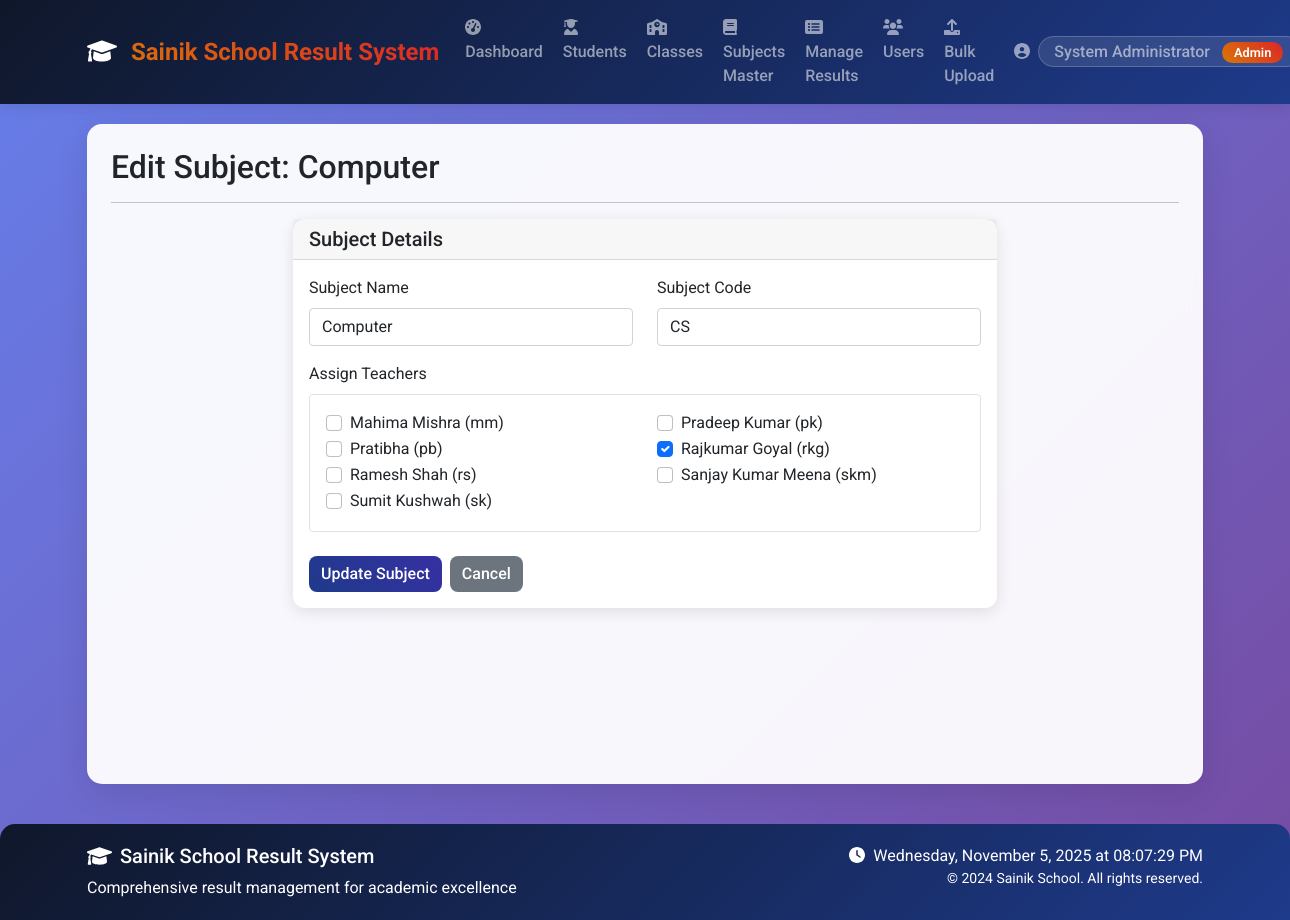
/admin/edit_subject_master/1 (signed in), run on the app's committed database.
### tables this page shows
CREATE TABLE users (
            id INTEGER PRIMARY KEY AUTOINCREMENT,
            username TEXT UNIQUE NOT NULL,
            password TEXT NOT NULL,
            role TEXT NOT NULL CHECK(role IN ('admin', 'teacher', 'student')),
            name TEXT NOT NULL,
            email TEXT,
            created_at TIMESTAMP DEFAULT CURRENT_TIMESTAMP
        , student_id INTEGER REFERENCES students(id));

CREATE TABLE subjects (
            id INTEGER PRIMARY KEY AUTOINCREMENT,
            subject_name TEXT NOT NULL UNIQUE,
            subject_code TEXT UNIQUE
        );

### app.py (the view)
@app.route('/admin/edit_subject_master/<int:subject_id>')
@login_required
def edit_subject_master(subject_id):
    if current_user.role != 'admin':
        flash('Access denied!', 'danger')
        return redirect(url_for('index'))
    subject = Subject.get_subject_by_id(subject_id)
    if not subject:
        flash('Subject not found!', 'danger')
        return redirect(url_for('manage_subjects_master'))
    all_teachers = User.get_teachers()
    assigned_teachers_raw = Subject.get_teachers_for_subject(subject_id)
    assigned_teacher_ids = {t['id'] for t in assigned_teachers_raw}
    return render_template('edit_subject.html',
                         subject=subject,
                         all_teachers=all_teachers,
                         assigned_teacher_ids=assigned_teacher_ids)

### app.py (called while the page is built)
@login_manager.user_loader
def load_user(user_id):
    return LoginUser.get(user_id)

### auth.py (called while the page is built)
    @staticmethod
    def get(user_id):
        user = User.get_by_id(user_id)
        if user:
            return LoginUser(user.id, user.username, user.role, user.name)
        return None

### database.py (called while the page is built)
def get_db_connection():
    conn = sqlite3.connect('school_results.db')
    conn.row_factory = sqlite3.Row
    return conn

### models.py (called while the page is built)
    @staticmethod
    def get_by_id(user_id):
        conn = get_db_connection()
        user = conn.execute(
            'SELECT * FROM users WHERE id = ?', (user_id,)
        ).fetchone()
        conn.close()
        if user:
            return User(
                id=user['id'],
                username=user['username'],
                password=user['password'],
                role=user['role'],
                name=user['name'],
                email=user['email']
            )
        return None

    @staticmethod
    def get_teachers():
        conn = get_db_connection()
        teachers = conn.execute(
            'SELECT * FROM users WHERE role = "teacher" ORDER BY name'
        ).fetchall()
        conn.close()
        return teachers

    @staticmethod
    def get_subject_by_id(subject_id):
        conn = get_db_connection()
        subject = conn.execute(
            'SELECT * FROM subjects WHERE id = ?', (subject_id,)
        ).fetchone()
        conn.close()
        return subject

    @staticmethod
    def get_teachers_for_subject(subject_id):
        conn = get_db_connection()
        teachers = conn.execute('''
            SELECT u.id, u.name, u.username
            FROM users u
            JOIN teacher_subject_assignments tsa ON u.id = tsa.teacher_id
            WHERE tsa.subject_id = ? AND u.role = 'teacher'
            ORDER BY u.name
        ''', (subject_id,)).fetchall()
        conn.close()
        return teachers

### templates/edit_subject.html (shortened to what this page needs)
{% extends "base.html" %}
{% block content %}
<div class="row">
    <div class="col-12">
        <h2>Edit Subject: {{ subject.subject_name }}</h2>
        <hr>
    </div>
</div>
<div class="row">
    <div class="col-md-8 offset-md-2">
        <div class="card">
            <div class="card-header">
                <h5 class="card-title mb-0">Subject Details</h5>
            </div>
            <div class="card-body">
                <form id="editSubjectForm"
                      action="{{ url_for('update_subject_master', subject_id=subject.id) }}"
                      method="POST">
                    <div class="row">
                        <div class="col-md-6 mb-3">
                            <label for="subject_name" class="form-label">Subject Name</label>
                            <input type="text" class="form-control" id="subject_name" name="subject_name" value="{{ subject.subject_name }}" required>
                        </div>
                        <div class="col-md-6 mb-3">
                            <label for="subject_code" class="form-label">Subject Code</label>
                            <input type="text" class="form-control" id="subject_code" name="subject_code" value="{{ subject.subject_code }}" required>
                        </div>
                    </div>
                    <div class="mb-3">
                        <label class="form-label">Assign Teachers</label>
                        <div class="teacher-checklist border rounded p-3" style="max-height: 250px; overflow-y: auto;">
                            <div class="row">
                                {% for teacher in all_teachers %}
                                <div class="col-md-6">
                                    <div class="form-check">
                                        <input class="form-check-input"
                                               type="checkbox"
                                               name="teachers"
                                               value="{{ teacher.id }}"
                                               id="teacher-{{ teacher.id }}"
                                               {% if teacher.id in assigned_teacher_ids %}checked{% endif %}>
                                        <label class="form-check-label" for="teacher-{{ teacher.id }}">
                                            {{ teacher.name }} ({{ teacher.username }})
                                        </label>
                                    </div>
                                </div>
                                {% else %}
                                <p class="text-muted">No teachers found in the system.</p>
                                {% endfor %}
                            </div>
                        </div>
                    </div>
                    <div class="d-flex gap-2 mt-4">
                        <button type="submit" class="btn btn-primary">Update Subject</button>
                        <a href="{{ url_for('manage_subjects_master') }}" class="btn btn-secondary">Cancel</a>
                    </div>
                </form>
            </div>
        </div>
    </div>
</div>
{% endblock %}

### templates/base.html (shortened to what this page needs)
<!DOCTYPE html>
<html lang="en">
<head>
    <link href="https://cdn.jsdelivr.net/npm/bootstrap@5.1.3/dist/css/bootstrap.min.css" rel="stylesheet">
    <link rel="stylesheet" href="https://cdnjs.cloudflare.com/ajax/libs/font-awesome/6.0.0/css/all.min.css">
</head>
<body>
    <nav class="navbar navbar-expand-lg navbar-dark bg-primary sticky-top">
        <div class="container">
            <a class="navbar-brand" href="{{ url_for('index') }}">
                <i class="fas fa-graduation-cap me-2"></i>
                Sainik School Result System
            </a>
            <div class="collapse navbar-collapse" id="navbarNav">
                <ul class="navbar-nav me-auto">
                    {% if current_user.is_authenticated %}
                        {% if current_user.role == 'admin' %}
                            <li class="nav-item">
                                <a class="nav-link" href="{{ url_for('admin_dashboard') }}">
                                    <i class="fas fa-tachometer-alt me-1"></i>Dashboard
                                </a>
                            </li>
                            <li class="nav-item">
                                <a class="nav-link" href="{{ url_for('manage_students') }}">
                                    <i class="fas fa-user-graduate me-1"></i>Students
                                </a>
                            </li>
                            <li class="nav-item">
                                <a class="nav-link" href="{{ url_for('manage_classes') }}">
                                    <i class="fas fa-school me-1"></i>Classes
                                </a>
                            </li>
                            <li class="nav-item">
                                <a class="nav-link" href="{{ url_for('manage_subjects_master') }}">
                                    <i class="fas fa-book me-1"></i>Subjects Master
                                </a>
                            </li>
                            <li class="nav-item">
                                <a class="nav-link" href="{{ url_for('manage_all_results') }}">
                                    <i class="fas fa-list-alt me-1"></i>Manage Results
                                </a>
                            </li>
                            <li class="nav-item">
                                <a class="nav-link" href="{{ url_for('manage_users') }}">
                                    <i class="fas fa-users me-1"></i>Users
                                </a>
                            </li>
                            <li class="nav-item">
                                <a class="nav-link" href="{{ url_for('upload_data') }}">
                                    <i class="fas fa-upload me-1"></i>Bulk Upload
                                </a>
                            </li>
                        {% endif %}
                    {% endif %}
                </ul>
                <div class="navbar-nav ms-auto">
                    {% if current_user.is_authenticated %}
                        <div class="nav-item dropdown">
                            <a class="nav-link dropdown-toggle" href="#" id="navbarDropdown" role="button" data-bs-toggle="dropdown">
                                <i class="fas fa-user-circle me-1"></i>
                                <span class="welcome-text">
                                    {{ current_user.name }}
                                    <span class="role-badge ms-2">{{ current_user.role|title }}</span>
                                </span>
                            </a>
                        </div>
                    {% else %}
                        <a class="nav-link" href="{{ url_for('login') }}">
                            <i class="fas fa-sign-in-alt me-1"></i>Login
                        </a>
                    {% endif %}
                </div>
            </div>
        </div>
    </nav>
    <div class="container">
        <div class="main-container p-4">
            {% block content %}{% endblock %}
        </div>
    </div>
    <footer class="footer">
        <div class="container">
            <div class="row">
                <div class="col-md-6">
                    <h5><i class="fas fa-graduation-cap me-2"></i>Sainik School Result System</h5>
                    <p class="mb-0">Comprehensive result management for academic excellence</p>
                </div>
                <div class="col-md-6 text-md-end">
                    <p class="mb-0">
                        <i class="fas fa-clock me-1"></i>
                        <span id="current-time"></span>
                    </p>
                    <p class="mb-0 small">
                        &copy; 2024 Sainik School. All rights reserved.
                    </p>
                </div>
            </div>
        </div>
    </footer>
</body>
</html>

### templates/base.html (style rules this page uses)
:root { --sainik-blue: #1e3a8a; --sainik-red: #dc2626; --sainik-gold: #d97706; --sainik-dark: #0f172a; }
body { font-family: 'Roboto', sans-serif; background: linear-gradient(135deg, #667eea 0%, #764ba2 100%); min-height: 100vh; }
.main-container { background: rgba(255, 255, 255, 0.95); backdrop-filter: blur(10px); border-radius: 15px; box-shadow: 0 8px 32px rgba(0, 0, 0, 0.1); margin-top: 20px; margin-bottom: 20px; min-height: calc(100vh - 140px); }
.navbar-brand { font-weight: 700; font-size: 1.5rem; background: linear-gradient(45deg, var(--sainik-gold), var(--sainik-red)); -webkit-background-clip: text; -webkit-text-fill-color: transparent; background-clip: text; }
.navbar { background: linear-gradient(135deg, var(--sainik-dark), var(--sainik-blue)) !important; box-shadow: 0 2px 15px rgba(0, 0, 0, 0.1); }
.nav-link { font-weight: 500; transition: all 0.3s ease; border-radius: 5px; margin: 0 2px; }
.welcome-text { background: rgba(255, 255, 255, 0.1); padding: 5px 15px; border-radius: 20px; border: 1px solid rgba(255, 255, 255, 0.2); }
.footer { background: linear-gradient(135deg, var(--sainik-dark), var(--sainik-blue)); color: white; padding: 20px 0; margin-top: 40px; border-radius: 15px 15px 0 0; }
.role-badge { background: linear-gradient(45deg, var(--sainik-gold), var(--sainik-red)); color: white; padding: 3px 12px; border-radius: 15px; font-size: 0.8rem; font-weight: 600; }
.card { transition: all 0.3s ease; border: none; border-radius: 12px; box-shadow: 0 4px 15px rgba(0, 0, 0, 0.1); }
.btn { border-radius: 8px; font-weight: 500; transition: all 0.3s ease; border: none; }
.btn-primary { background: linear-gradient(45deg, var(--sainik-blue), #3730a3); }

### data on the page
users: name "System Administrator", role "Admin"
subjects: subject_name "Computer", subject_code "CS"
users: name "Mahima Mishra", username "mm"
users: name "Pradeep Kumar", username "pk"
users: name "Pratibha", username "pb"
users: teachers "☑", name "Rajkumar Goyal", username "rkg"
users: name "Ramesh Shah", username "rs"
users: name "Sanjay Kumar Meena", username "skm"
users: name "Sumit Kushwah", username "sk"
